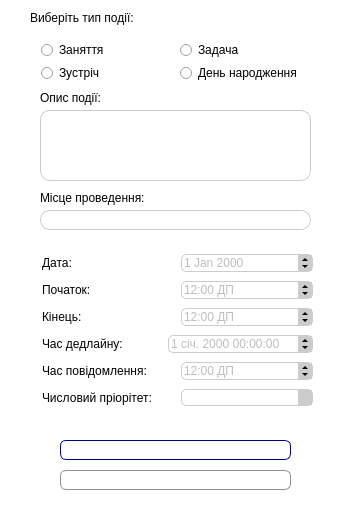
<?xml version="1.0" encoding="UTF-8"?>
<ui version="4.0">
 <class>AddEventDialog</class>
 <widget class="QDialog" name="AddEventDialog">
  <property name="geometry">
   <rect>
    <x>0</x>
    <y>0</y>
    <width>353</width>
    <height>512</height>
   </rect>
  </property>
  <property name="windowTitle">
   <string>Додати подію</string>
  </property>
  <property name="styleSheet">
   <string notr="true">QDialog {
background: #FFFFFF;
}</string>
  </property>
  <widget class="QPushButton" name="btnOK">
   <property name="enabled">
    <bool>true</bool>
   </property>
   <property name="geometry">
    <rect>
     <x>60</x>
     <y>440</y>
     <width>231</width>
     <height>20</height>
    </rect>
   </property>
   <property name="cursor">
    <cursorShape>PointingHandCursor</cursorShape>
   </property>
   <property name="styleSheet">
    <string notr="true">QPushButton {
     color: #ffffff;
     font-weight: bold;
     border: 1px solid #8f8f91;
     border-radius: 6px;
     background-color: qlineargradient(x1: 0, y1: 0, x2: 0, y2: 1,
                                       stop: 0 #ffebb0, stop: 1  #ff911c);
     min-width: 80px;
 }

 QPushButton:pressed {
     background-color: qlineargradient(x1: 0, y1: 0, x2: 0, y2: 1,
                                       stop: 0  #ff911c, stop: 1 #ffebb0);
 }

 QPushButton:flat {
     border: none; /* для плоской кнопки границы нет */
 }

 QPushButton:default {
     border-color: navy; /* делаем кнопку по умолчанию выпуклой */
 }


</string>
   </property>
   <property name="text">
    <string>OK</string>
   </property>
  </widget>
  <widget class="QPushButton" name="btnCancel">
   <property name="geometry">
    <rect>
     <x>60</x>
     <y>470</y>
     <width>231</width>
     <height>20</height>
    </rect>
   </property>
   <property name="cursor">
    <cursorShape>PointingHandCursor</cursorShape>
   </property>
   <property name="styleSheet">
    <string notr="true">QPushButton {
     color: #ffffff;
     font-weight: bold;
     border: 1px solid #8f8f91;
     border-radius: 6px;
     background-color: qlineargradient(x1: 0, y1: 0, x2: 0, y2: 1,
                                       stop: 0 #ffebb0, stop: 1   #ff911c);
     min-width: 80px;
 }

 QPushButton:pressed {
     background-color: qlineargradient(x1: 0, y1: 0, x2: 0, y2: 1,
                                       stop: 0  #ff911c, stop: 1 #ffebb0);
 }

 QPushButton:flat {
     border: none; /* для плоской кнопки границы нет */
 }

 QPushButton:default {
     border-color: navy; /* делаем кнопку по умолчанию выпуклой */
 }


</string>
   </property>
   <property name="text">
    <string>Cancel</string>
   </property>
  </widget>
  <widget class="QLabel" name="label">
   <property name="geometry">
    <rect>
     <x>30</x>
     <y>10</y>
     <width>111</width>
     <height>16</height>
    </rect>
   </property>
   <property name="text">
    <string>Виберіть тип події:</string>
   </property>
  </widget>
  <widget class="QTextEdit" name="teDescription">
   <property name="enabled">
    <bool>false</bool>
   </property>
   <property name="geometry">
    <rect>
     <x>40</x>
     <y>110</y>
     <width>271</width>
     <height>71</height>
    </rect>
   </property>
   <property name="styleSheet">
    <string notr="true">QTextEdit:enabled{
border: 1px solid #ff911c;
 border-radius:10px;
 background-color: palette(base);
}
QTextEdit:disabled{
 border-radius:10px;
border: 1px solid #CCCCCC; 
background-color: palette(base);
}</string>
   </property>
  </widget>
  <widget class="QLabel" name="label_2">
   <property name="geometry">
    <rect>
     <x>40</x>
     <y>90</y>
     <width>81</width>
     <height>16</height>
    </rect>
   </property>
   <property name="text">
    <string>Опис події: </string>
   </property>
  </widget>
  <widget class="QWidget" name="layoutWidget">
   <property name="geometry">
    <rect>
     <x>40</x>
     <y>40</y>
     <width>271</width>
     <height>42</height>
    </rect>
   </property>
   <layout class="QGridLayout" name="gridLayout">
    <item row="0" column="0">
     <widget class="QRadioButton" name="rbBusiness">
      <property name="cursor">
       <cursorShape>PointingHandCursor</cursorShape>
      </property>
      <property name="styleSheet">
       <string notr="true">QRadioButton::indicator {
    width: 13px;
    height: 13px; 
}

QRadioButton::indicator::unchecked {
    image: url(:/rc/radioButtonUncheckedIcon);
}

QRadioButton::indicator:unchecked:hover {
     image: url(:/rc/radioButtonUncheckedIcon);
}

QRadioButton::indicator:unchecked:pressed {
    image: url(:/rc/radioButtonCheckedIcon);
}

QRadioButton::indicator::checked {
    image: url(:/rc/radioButtonCheckedIcon);
}

QRadioButton::indicator:checked:hover {
    image: url(:/rc/radioButtonCheckedIcon);
}

QRadioButton::indicator:checked:pressed {
   image: url(:/rc/radioButtonUncheckedIcon);
}</string>
      </property>
      <property name="text">
       <string>Заняття</string>
      </property>
     </widget>
    </item>
    <item row="0" column="1">
     <widget class="QRadioButton" name="rbTask">
      <property name="cursor">
       <cursorShape>PointingHandCursor</cursorShape>
      </property>
      <property name="styleSheet">
       <string notr="true">QRadioButton::indicator {
    width: 13px;
    height: 13px; 
}

QRadioButton::indicator::unchecked {
    image: url(:/rc/radioButtonUncheckedIcon);
}

QRadioButton::indicator:unchecked:hover {
     image: url(:/rc/radioButtonUncheckedIcon);
}

QRadioButton::indicator:unchecked:pressed {
    image: url(:/rc/radioButtonCheckedIcon);
}

QRadioButton::indicator::checked {
    image: url(:/rc/radioButtonCheckedIcon);
}

QRadioButton::indicator:checked:hover {
    image: url(:/rc/radioButtonCheckedIcon);
}

QRadioButton::indicator:checked:pressed {
   image: url(:/rc/radioButtonUncheckedIcon);
}</string>
      </property>
      <property name="text">
       <string>Задача</string>
      </property>
     </widget>
    </item>
    <item row="1" column="0">
     <widget class="QRadioButton" name="rbMeet">
      <property name="cursor">
       <cursorShape>PointingHandCursor</cursorShape>
      </property>
      <property name="styleSheet">
       <string notr="true">QRadioButton::indicator {
    width: 13px;
    height: 13px; 
}

QRadioButton::indicator::unchecked {
    image: url(:/rc/radioButtonUncheckedIcon);
}

QRadioButton::indicator:unchecked:hover {
     image: url(:/rc/radioButtonUncheckedIcon);
}

QRadioButton::indicator:unchecked:pressed {
    image: url(:/rc/radioButtonCheckedIcon);
}

QRadioButton::indicator::checked {
    image: url(:/rc/radioButtonCheckedIcon);
}

QRadioButton::indicator:checked:hover {
    image: url(:/rc/radioButtonCheckedIcon);
}

QRadioButton::indicator:checked:pressed {
   image: url(:/rc/radioButtonUncheckedIcon);
}</string>
      </property>
      <property name="text">
       <string>Зустріч</string>
      </property>
     </widget>
    </item>
    <item row="1" column="1">
     <widget class="QRadioButton" name="rbBirthday">
      <property name="cursor">
       <cursorShape>PointingHandCursor</cursorShape>
      </property>
      <property name="styleSheet">
       <string notr="true">QRadioButton::indicator {
    width: 13px;
    height: 13px; 
}

QRadioButton::indicator::unchecked {
    image: url(:/rc/radioButtonUncheckedIcon);
}

QRadioButton::indicator:unchecked:hover {
     image: url(:/rc/radioButtonUncheckedIcon);
}

QRadioButton::indicator:unchecked:pressed {
    image: url(:/rc/radioButtonCheckedIcon);
}

QRadioButton::indicator::checked {
    image: url(:/rc/radioButtonCheckedIcon);
}

QRadioButton::indicator:checked:hover {
    image: url(:/rc/radioButtonCheckedIcon);
}

QRadioButton::indicator:checked:pressed {
   image: url(:/rc/radioButtonUncheckedIcon);
}</string>
      </property>
      <property name="text">
       <string>День народження</string>
      </property>
     </widget>
    </item>
   </layout>
  </widget>
  <widget class="QWidget" name="layoutWidget">
   <property name="geometry">
    <rect>
     <x>42</x>
     <y>251</y>
     <width>271</width>
     <height>164</height>
    </rect>
   </property>
   <layout class="QVBoxLayout" name="verticalLayout">
    <item>
     <layout class="QHBoxLayout" name="horizontalLayout">
      <item>
       <widget class="QLabel" name="label_3">
        <property name="text">
         <string>Дата:</string>
        </property>
       </widget>
      </item>
      <item>
       <widget class="QDateEdit" name="dateEdit">
        <property name="enabled">
         <bool>false</bool>
        </property>
        <property name="sizePolicy">
         <sizepolicy hsizetype="Minimum" vsizetype="Maximum">
          <horstretch>0</horstretch>
          <verstretch>3</verstretch>
         </sizepolicy>
        </property>
        <property name="cursor">
         <cursorShape>PointingHandCursor</cursorShape>
        </property>
        <property name="styleSheet">
         <string notr="true">QDateEdit:enabled {
 border: 1px solid #ff911c;
 border-radius: 5px;
 background-color: white;
 }
QDateEdit:disabled {
 border: 1px solid #CCCCCC;
 border-radius: 5px;
 background-color: white;
 }

QDateEdit::up-arrow:enabled { 
border-left: 3px solid none;
border-right: 3px solid none;
 border-bottom: 3px solid black; 
width: 0px;
 height: 0px; 
}
QDateEdit::up-arrow:disabled { 
border-left: 3px solid none;
border-right: 3px solid none;
 border-bottom: 3px solid black; 
width: 0px;
 height: 0px; 
}


QDateEdit::up-button:enabled {
 width: 14px; 
height: 9px; 
background-color: #FF911C;
}
QDateEdit::up-button:disabled {
 width: 14px; 
height: 9px; 
background-color: #CCCCCC;
}

QDateEdit::up-button:hover {
 background-color: #FFD65E;
 border-top-right-radius: 5px; /* same radius as the QComboBox */
}
 
QDateEdit::down-arrow:enabled { 
border-left: 3px solid none;
border-right: 3px solid none; 
border-top: 3px solid black; 
width: 0px; 
height: 0px; 
}

QDateEdit::down-arrow:disabled { 
border-left: 3px solid none;
border-right: 3px solid none; 
border-top: 3px solid black; 
width: 0px; 
height: 0px; 
}


QDateEdit::down-button:enabled { 
width: 14px; 
height: 9px;
 background-color: #FF911C;
}
QDateEdit::down-button:disabled { 
width: 14px; 
height: 9px;
 background-color: #CCCCCC;
}
QDateEdit::down-button:hover {
 background-color: #FFD65E;
 border-bottom-right-radius: 3px;
}

QDateEdit::up-arrow:hover { 
border-left: 3px solid none;
border-right: 3px solid none;
 border-bottom: 3px solid black;
 width: 0px; 
height: 0px; 
}
QDateEdit::down-arrow:hover {
 border-left: 3px solid none;
border-right: 3px solid none;
 border-top: 3px solid black;
 width: 0px;
 height: 0px; 
}</string>
        </property>
       </widget>
      </item>
     </layout>
    </item>
    <item>
     <layout class="QHBoxLayout" name="horizontalLayout_2">
      <item>
       <widget class="QLabel" name="label_5">
        <property name="text">
         <string>Початок:</string>
        </property>
       </widget>
      </item>
      <item>
       <widget class="QTimeEdit" name="teStart">
        <property name="enabled">
         <bool>false</bool>
        </property>
        <property name="cursor">
         <cursorShape>PointingHandCursor</cursorShape>
        </property>
        <property name="styleSheet">
         <string notr="true">QTimeEdit:enabled {
 border: 1px solid #ff911c;
 border-radius: 5px;
 background-color: white;
 }
QTimeEdit:disabled {
 border: 1px solid #CCCCCC;
 border-radius: 5px;
 background-color: white;
 }

QTimeEdit::up-arrow:enabled { 
border-left: 3px solid none;
border-right: 3px solid none;
 border-bottom: 3px solid black; 
width: 0px;
 height: 0px; 
}
QTimeEdit::up-arrow:disabled { 
border-left: 3px solid none;
border-right: 3px solid none;
 border-bottom: 3px solid black; 
width: 0px;
 height: 0px; 
}


QTimeEdit::up-button:enabled {
 width: 14px; 
height: 9px; 
background-color: #FF911C;
}
QTimeEdit::up-button:disabled {
 width: 14px; 
height: 9px; 
background-color: #CCCCCC;
}

QTimeEdit::up-button:hover {
 background-color: #FFD65E;
 border-top-right-radius: 5px; /* same radius as the QComboBox */

}
 
QTimeEdit::down-arrow:enabled { 
border-left: 3px solid none;
border-right: 3px solid none; 
border-top: 3px solid black; 
width: 0px; 
height: 0px; 
}

QTimeEdit::down-arrow:disabled { 
border-left: 3px solid none;
border-right: 3px solid none; 
border-top: 3px solid black; 
width: 0px; 
height: 0px; 
}


QTimeEdit::down-button:enabled { 
width: 14px; 
height: 9px;
 background-color: #FF911C;
}
QTimeEdit::down-button:disabled { 
width: 14px; 
height: 9px;
 background-color: #CCCCCC;
}
QTimeEdit::down-button:hover {
 background-color: #FFD65E;
 border-bottom-right-radius: 5px;
}

QTimeEdit::up-arrow:hover { 
border-left: 3px solid none;
border-right: 3px solid none;
 border-bottom: 3px solid black;
 width: 0px; 
height: 0px; 
}
QTimeEdit::down-arrow:hover {
 border-left: 3px solid none;
border-right: 3px solid none;
 border-top: 3px solid black;
 width: 0px;
 height: 0px; 
}</string>
        </property>
        <property name="locale">
         <locale language="Ukrainian" country="Ukraine"/>
        </property>
        <property name="currentSection">
         <enum>QDateTimeEdit::HourSection</enum>
        </property>
        <property name="displayFormat">
         <string>h:mm AP</string>
        </property>
        <property name="calendarPopup">
         <bool>false</bool>
        </property>
       </widget>
      </item>
     </layout>
    </item>
    <item>
     <layout class="QHBoxLayout" name="horizontalLayout_3">
      <item>
       <widget class="QLabel" name="label_6">
        <property name="text">
         <string>Кінець:</string>
        </property>
       </widget>
      </item>
      <item>
       <widget class="QTimeEdit" name="teEnd">
        <property name="enabled">
         <bool>false</bool>
        </property>
        <property name="cursor">
         <cursorShape>PointingHandCursor</cursorShape>
        </property>
        <property name="styleSheet">
         <string notr="true">QTimeEdit:enabled {
 border: 1px solid #ff911c;
 border-radius: 5px;
 background-color: white;
 }
QTimeEdit:disabled {
 border: 1px solid #CCCCCC;
 border-radius: 5px;
 background-color: white;
 }

QTimeEdit::up-arrow:enabled { 
border-left: 3px solid none;
border-right: 3px solid none;
 border-bottom: 3px solid black; 
width: 0px;
 height: 0px; 
}
QTimeEdit::up-arrow:disabled { 
border-left: 3px solid none;
border-right: 3px solid none;
 border-bottom: 3px solid black; 
width: 0px;
 height: 0px; 
}


QTimeEdit::up-button:enabled {
 width: 14px; 
height: 9px; 
background-color: #FF911C;
}
QTimeEdit::up-button:disabled {
 width: 14px; 
height: 9px; 
background-color: #CCCCCC;
}

QTimeEdit::up-button:hover {
 background-color: #FFD65E;
 border-top-right-radius: 5px; /* same radius as the QComboBox */

}
 
QTimeEdit::down-arrow:enabled { 
border-left: 3px solid none;
border-right: 3px solid none; 
border-top: 3px solid black; 
width: 0px; 
height: 0px; 
}

QTimeEdit::down-arrow:disabled { 
border-left: 3px solid none;
border-right: 3px solid none; 
border-top: 3px solid black; 
width: 0px; 
height: 0px; 
}


QTimeEdit::down-button:enabled { 
width: 14px; 
height: 9px;
 background-color: #FF911C;
}
QTimeEdit::down-button:disabled { 
width: 14px; 
height: 9px;
 background-color: #CCCCCC;
}
QTimeEdit::down-button:hover {
 background-color: #FFD65E;
 border-bottom-right-radius: 5px;
}

QTimeEdit::up-arrow:hover { 
border-left: 3px solid none;
border-right: 3px solid none;
 border-bottom: 3px solid black;
 width: 0px; 
height: 0px; 
}
QTimeEdit::down-arrow:hover {
 border-left: 3px solid none;
border-right: 3px solid none;
 border-top: 3px solid black;
 width: 0px;
 height: 0px; 
}</string>
        </property>
        <property name="locale">
         <locale language="Ukrainian" country="Ukraine"/>
        </property>
        <property name="currentSection">
         <enum>QDateTimeEdit::HourSection</enum>
        </property>
        <property name="displayFormat">
         <string>h:mm AP</string>
        </property>
        <property name="calendarPopup">
         <bool>false</bool>
        </property>
       </widget>
      </item>
     </layout>
    </item>
    <item>
     <layout class="QHBoxLayout" name="horizontalLayout_4">
      <item>
       <widget class="QLabel" name="label_7">
        <property name="text">
         <string>Час дедлайну:</string>
        </property>
       </widget>
      </item>
      <item>
       <widget class="QDateTimeEdit" name="deadlineDateTime">
        <property name="enabled">
         <bool>false</bool>
        </property>
        <property name="cursor">
         <cursorShape>PointingHandCursor</cursorShape>
        </property>
        <property name="styleSheet">
         <string notr="true">QDateTimeEdit:enabled {
 border: 1px solid #ff911c;
 border-radius: 5px;
 background-color: white;
 }
QDateTimeEdit:disabled {
 border: 1px solid #CCCCCC;
 border-radius: 5px;
 background-color: white;
 }

QDateTimeEdit::up-arrow:enabled { 
border-left: 3px solid none;
border-right: 3px solid none;
 border-bottom: 3px solid black; 
width: 0px;
 height: 0px; 
}
QDateTimeEdit::up-arrow:disabled { 
border-left: 3px solid none;
border-right: 3px solid none;
 border-bottom: 3px solid black; 
width: 0px;
 height: 0px; 
}


QDateTimeEdit::up-button:enabled {
 width: 14px; 
height: 9px; 
background-color: #FF911C;
}
QDateTimeEdit::up-button:disabled {
 width: 14px; 
height: 9px; 
background-color: #CCCCCC;
}

QDateTimeEdit::up-button:hover {
 background-color: #FFD65E;
 border-top-right-radius: 5px; /* same radius as the QComboBox */
 
}
 
QDateTimeEdit::down-arrow:enabled { 
border-left: 3px solid none;
border-right: 3px solid none; 
border-top: 3px solid black; 
width: 0px; 
height: 0px; 
}

QDateTimeEdit::down-arrow:disabled { 
border-left: 3px solid none;
border-right: 3px solid none; 
border-top: 3px solid black; 
width: 0px; 
height: 0px; 
}


QDateTimeEdit::down-button:enabled { 
width: 14px; 
height: 9px;
 background-color: #FF911C;
}
QDateTimeEdit::down-button:disabled { 
width: 14px; 
height: 9px;
 background-color: #CCCCCC;
}
QDateTimeEdit::down-button:hover {
 background-color: #FFD65E;
 border-bottom-right-radius: 5px;
}

QDateTimeEdit::up-arrow:hover { 
border-left: 3px solid none;
border-right: 3px solid none;
 border-bottom: 3px solid black;
 width: 0px; 
height: 0px; 
}
QDateTimeEdit::down-arrow:hover {
 border-left: 3px solid none;
border-right: 3px solid none;
 border-top: 3px solid black;
 width: 0px;
 height: 0px; 
}</string>
        </property>
        <property name="locale">
         <locale language="Ukrainian" country="Ukraine"/>
        </property>
       </widget>
      </item>
     </layout>
    </item>
    <item>
     <layout class="QHBoxLayout" name="horizontalLayout_5">
      <item>
       <widget class="QLabel" name="label_8">
        <property name="text">
         <string>Час повідомлення:</string>
        </property>
       </widget>
      </item>
      <item>
       <widget class="QTimeEdit" name="teNotification">
        <property name="enabled">
         <bool>false</bool>
        </property>
        <property name="cursor">
         <cursorShape>PointingHandCursor</cursorShape>
        </property>
        <property name="styleSheet">
         <string notr="true">QTimeEdit:enabled {
 border: 1px solid #ff911c;
 border-radius: 5px;
 background-color: white;
 }
QTimeEdit:disabled {
 border: 1px solid #CCCCCC;
 border-radius: 5px;
 background-color: white;
 }

QTimeEdit::up-arrow:enabled { 
border-left: 3px solid none;
border-right: 3px solid none;
 border-bottom: 3px solid black; 
width: 0px;
 height: 0px; 
}
QTimeEdit::up-arrow:disabled { 
border-left: 3px solid none;
border-right: 3px solid none;
 border-bottom: 3px solid black; 
width: 0px;
 height: 0px; 
}


QTimeEdit::up-button:enabled {
 width: 14px; 
height: 9px; 
background-color: #FF911C;
}
QTimeEdit::up-button:disabled {
 width: 14px; 
height: 9px; 
background-color: #CCCCCC;
}

QTimeEdit::up-button:hover {
 background-color: #FFD65E;
 border-top-right-radius: 5px; /* same radius as the QComboBox */

}
 
QTimeEdit::down-arrow:enabled { 
border-left: 3px solid none;
border-right: 3px solid none; 
border-top: 3px solid black; 
width: 0px; 
height: 0px; 
}

QTimeEdit::down-arrow:disabled { 
border-left: 3px solid none;
border-right: 3px solid none; 
border-top: 3px solid black; 
width: 0px; 
height: 0px; 
}


QTimeEdit::down-button:enabled { 
width: 14px; 
height: 9px;
 background-color: #FF911C;
}
QTimeEdit::down-button:disabled { 
width: 14px; 
height: 9px;
 background-color: #CCCCCC;
}
QTimeEdit::down-button:hover {
 background-color: #FFD65E;
 border-bottom-right-radius: 5px;
}

QTimeEdit::up-arrow:hover { 
border-left: 3px solid none;
border-right: 3px solid none;
 border-bottom: 3px solid black;
 width: 0px; 
height: 0px; 
}
QTimeEdit::down-arrow:hover {
 border-left: 3px solid none;
border-right: 3px solid none;
 border-top: 3px solid black;
 width: 0px;
 height: 0px; 
}</string>
        </property>
        <property name="locale">
         <locale language="Ukrainian" country="Ukraine"/>
        </property>
        <property name="currentSection">
         <enum>QDateTimeEdit::HourSection</enum>
        </property>
        <property name="displayFormat">
         <string>h:mm AP</string>
        </property>
        <property name="calendarPopup">
         <bool>false</bool>
        </property>
       </widget>
      </item>
     </layout>
    </item>
    <item>
     <layout class="QHBoxLayout" name="horizontalLayout_6">
      <item>
       <widget class="QLabel" name="label_10">
        <property name="text">
         <string>Числовий пріорітет: </string>
        </property>
       </widget>
      </item>
      <item>
       <widget class="QComboBox" name="weight_comboBox">
        <property name="enabled">
         <bool>false</bool>
        </property>
        <property name="cursor">
         <cursorShape>PointingHandCursor</cursorShape>
        </property>
        <property name="styleSheet">
         <string notr="true">QComboBox QAbstractItemView {
    margin-top:1px;
    background:white;
    border: 1px solid #ff911c;
    box-shadow: transparent;
    padding: 4px 4px 4px 4px;
    selection-background-color:transparent;
    selection-color:#ff911c;
border-radius:5px;

}
QComboBox:disabled {
height:9px;
border: 1px solid #CCCCCC;
border-radius: 5px;
padding: 3px 3px 3px 3px;
}
QComboBox:enabled {
height:9px;
border: 1px solid #ff911c;
border-radius: 5px;
padding: 3px 3px 3px 3px;
}

QComboBox::down-arrow {
margin-top:3px;
image: url(&quot;:rc/downArrowIcon&quot;);
 }

QComboBox::drop-down:enabled{
background-color: #ff911c;
width: 14px;
}

QComboBox::drop-down:disabled{
background-color: #cccccc;
width: 14px;
}

QComboBox::drop-down:hover{
background-color: #FFD65E;
width: 14px;
    border-top-right-radius: 5px; 
    border-bottom-right-radius: 5px;
}</string>
        </property>
       </widget>
      </item>
     </layout>
    </item>
   </layout>
  </widget>
  <widget class="QLineEdit" name="leLocation">
   <property name="enabled">
    <bool>false</bool>
   </property>
   <property name="geometry">
    <rect>
     <x>40</x>
     <y>210</y>
     <width>271</width>
     <height>20</height>
    </rect>
   </property>
   <property name="styleSheet">
    <string notr="true">QLineEdit:enabled{
border: 1px solid #ff911c;
 border-radius:10px;
 background-color: palette(base);
}

QLineEdit:disabled{
 border-radius:10px;
border: 1px solid #CCCCCC; 
background-color: palette(base);
}</string>
   </property>
  </widget>
  <widget class="QLabel" name="label_4">
   <property name="geometry">
    <rect>
     <x>40</x>
     <y>190</y>
     <width>111</width>
     <height>16</height>
    </rect>
   </property>
   <property name="text">
    <string>Місце проведення: </string>
   </property>
  </widget>
 </widget>
 <resources/>
 <connections/>
</ui>
